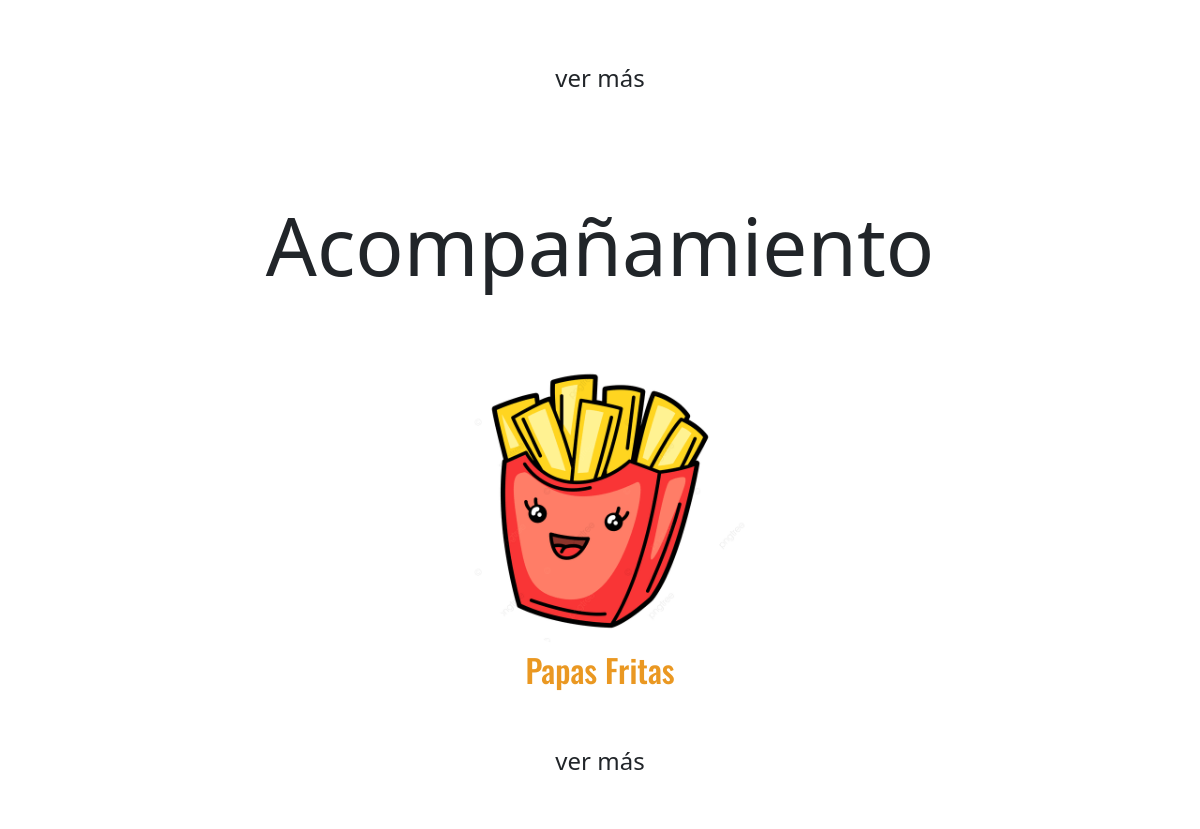
Before: / (middle part) with the older database file.
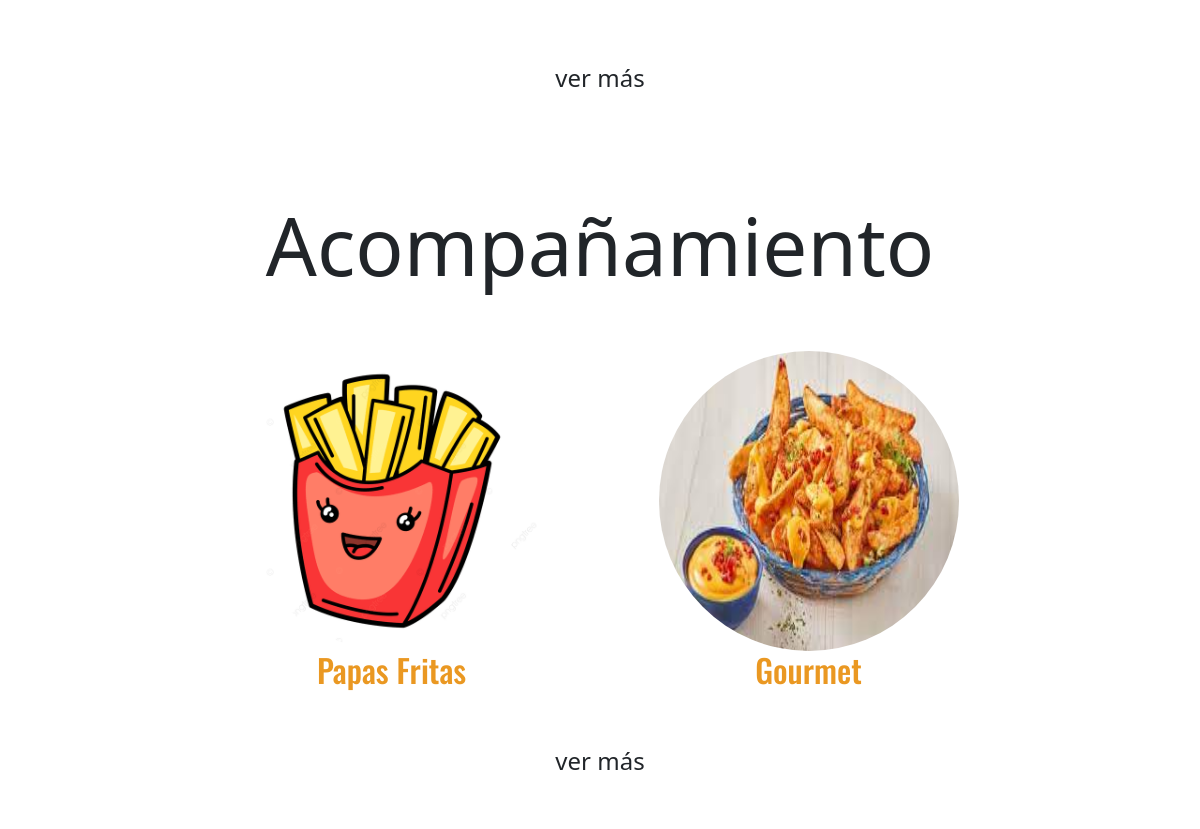
After: the same page with the newer database file.
### pedido/models.py (models this page shows, shortened)
class Producto(models.Model):
    TIPO_COMIDA_CHOICES = (
        ('broaster', 'Broaster'),
        ('carne', '100% carne'),
        ('vegetariana', 'Vegetariana'),
        ('acompanamiento', 'Acompañamiento'),
    )
    nombre = models.CharField(max_length=100, unique=True)
    imagen = models.ImageField(upload_to='productos')
    tipo_comida = models.CharField(max_length=20, choices=TIPO_COMIDA_CHOICES)
    precio = models.IntegerField()

### pedido/views.py (the view)
# urls.py: path('', views.inicio_y_lista_productos, name=''),
def inicio_y_lista_productos(request):
    productos_broaster = Producto.objects.filter(tipo_comida='broaster')
    productos_carne = Producto.objects.filter(tipo_comida='carne')
    productos_vegetariana = Producto.objects.filter(tipo_comida='vegetariana')
    productos_acompanamiento = Producto.objects.filter(tipo_comida='acompanamiento')
    for producto in productos_broaster:
        producto.nombre = producto.nombre.title()
    for producto in productos_carne:
        producto.nombre = producto.nombre.title()
    for producto in productos_vegetariana:
        producto.nombre = producto.nombre.title()
    for producto in productos_acompanamiento:
        producto.nombre = producto.nombre.title()
    context = {
        "productos_broaster": productos_broaster,
        "productos_carne": productos_carne,
        "productos_vegetariana": productos_vegetariana,
        "productos_acompanamiento": productos_acompanamiento
    }
    return render(request, 'pedido/index.html', context)

### pedido/templates/pedido/index.html (shortened to what this page needs)
{% extends 'pedido/navbar.html' %}
{% load static%}
{% block content %}
<!DOCTYPE html>
<html lang="en">
<head>
  <link href="https://cdn.jsdelivr.net/npm/bootstrap@5.0.2/dist/css/bootstrap.min.css" rel="stylesheet"
>
  <link rel="stylesheet" href="{% static 'CSS/home.css' %}">
  <link rel="stylesheet" href="{% static 'CSS/global.css' %}">
  <link rel="stylesheet" href="{% static 'CSS/style.css' %}">
  <link rel="stylesheet" href="https://cdnjs.cloudflare.com/ajax/libs/font-awesome/4.7.0/css/font-awesome.min.css">
</head>
<body>
  <section class="homeStyle">
    <div>
      {% include 'pedido/navbar.html' %}
      <div class="container-08 padding-gral d-flex flex-row">
      </div>
      <h4 class="text-center pb-5">ver más</h4>
      <h1 class="display-1 text-center pt-5">Acompañamiento</h1>
      <div class="container-08 padding-gral d-flex flex-row">
        {% for producto in productos_acompanamiento %}
        <div>
          <a href="{% url 'detalle_producto' producto_nombre=producto.nombre %}">
            <img class="cardImg" src="{{ producto.imagen.url }}" alt="Burgir">
          </a>
          <h2 class="card-title text-center">{{ producto.nombre }}</h2>
        </div>
        {% endfor %}
      </div>
      <h4 class="text-center pb-5">ver más</h4>
      {% include 'pedido/footer.html' %}
    </div>
  </section>
</body>
</html>
{% endblock %}

Changed rows visible on the page:
added Producto: shows a picture, nombre "Gourmet"
